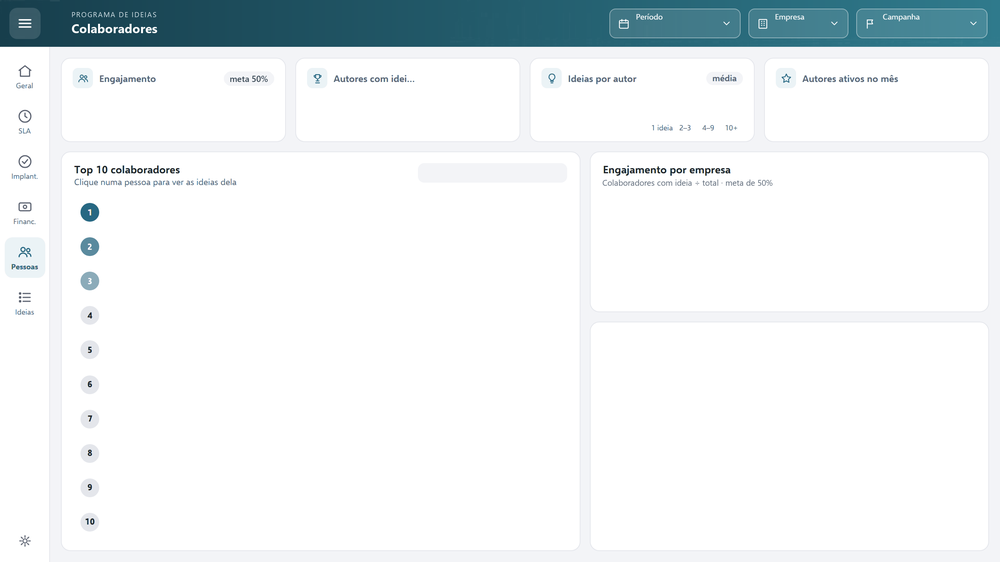
#> input picture powerbi/PainelIdeias.Report/StaticResources/RegisteredResources/Fundo_colaboradores.png, 1000 x 562 px, shrunk from 2560 x 1440 before the run
$ python -i cores.py   (imports and definitions only)
#> lines starting #> are read from the running program, lines starting #| are printed output that depends on the picture; after the words box and inside, x2 and y2 are one past the last pixel; in counts of white or black regions, pixels touching at a corner belong together
#> further down, picture is the input picture: PIL image 1000x562 RGBA; mean R, G, B, A 234.7, 239.5, 241.3, 255
import colorsys
import re

import numpy as np
from PIL import Image

H_PETROLEO = 197 / 360
H_AMBAR = 43 / 360
S_MIN = 0.03


def _eh_avermelhado(h: float, s: float) -> bool:
    return s >= S_MIN and (h <= 25 / 360 or h >= 300 / 360)


def _novo_h(s: float, v: float) -> float:
    return H_AMBAR if (v >= 0.55 and s >= 0.6) else H_PETROLEO


def remapear_rgb(r: int, g: int, b: int) -> tuple[int, int, int]:
    h, s, v = colorsys.rgb_to_hsv(r / 255, g / 255, b / 255)
    if not _eh_avermelhado(h, s):
        return r, g, b
    nr, ng, nb = colorsys.hsv_to_rgb(_novo_h(s, v), s, v)
    return round(nr * 255), round(ng * 255), round(nb * 255)


def remapear_hex(hex6: str) -> str:
    r, g, b = (int(hex6[i:i + 2], 16) for i in (1, 3, 5))
    nr, ng, nb = remapear_rgb(r, g, b)
    if (nr, ng, nb) == (r, g, b):
        return hex6
    saida = f"#{nr:02X}{ng:02X}{nb:02X}"
    return saida.lower() if hex6[1:].islower() else saida


def remapear_texto(texto: str) -> str:
    return re.sub(r"#[0-9A-Fa-f]{6}(?![0-9A-Fa-f])", lambda m: remapear_hex(m.group(0)), texto)


_INTERP_DAX = re.compile(
    r"(255 - (__\w+) \* )(\d+)(, 0 \) VAR __g = ROUND \( 255 - \2 \* )(\d+)"
    r"(, 0 \) VAR __b = ROUND \( 255 - \2 \* )(\d+)")


def remapear_interpolacao_dax(texto: str) -> str:
    def trocar(m: re.Match) -> str:
        alvo = tuple(255 - int(m.group(i)) for i in (3, 5, 7))
        r, g, b = (255 - c for c in remapear_rgb(*alvo))
        return f"{m.group(1)}{r}{m.group(4)}{g}{m.group(6)}{b}"
    return _INTERP_DAX.sub(trocar, texto)


def recolorir_imagem(img: Image.Image) -> Image.Image:
    rgba = img.convert("RGBA")
    alfa = rgba.getchannel("A")
#> alfa: PIL image 1000x562 L; every value is 255
    hsv = np.array(rgba.convert("RGB").convert("HSV")).astype(np.int32)
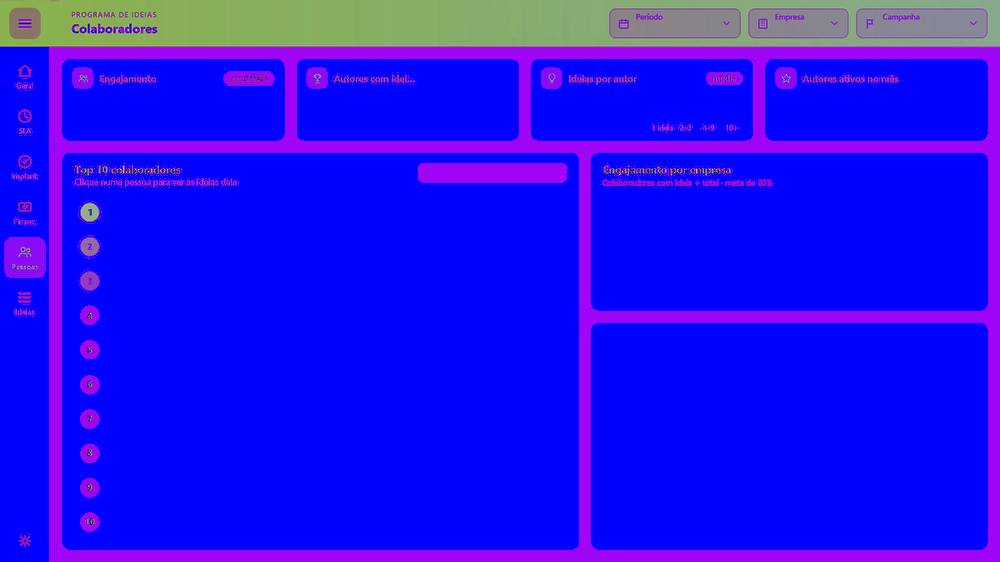
#> hsv: shape (562, 1000, 3) int32; mean R, G, B 32.5, 14.3, 241.3
    h, s, v = hsv[..., 0], hsv[..., 1], hsv[..., 2]
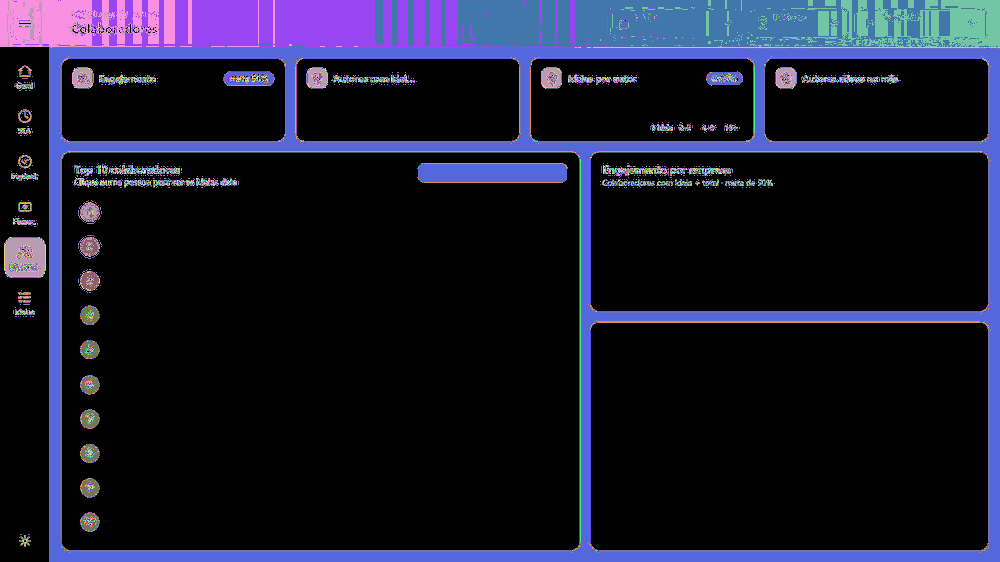
#> h: shape (562, 1000) int32; 166 distinct labels, from 0 to 250; one colour per label, 0 black
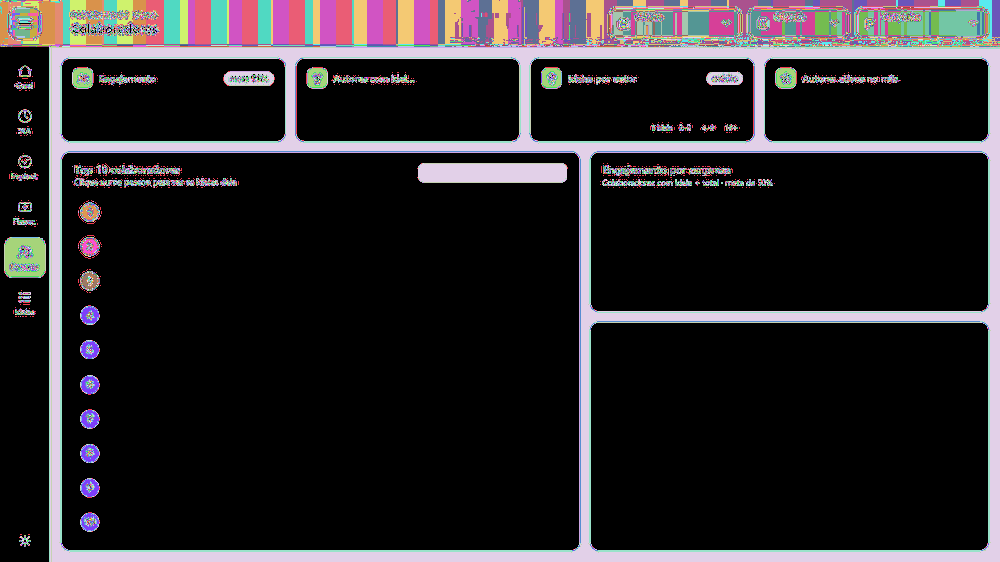
#> s: shape (562, 1000) int32; 238 distinct labels, from 0 to 255; one colour per label, 0 black
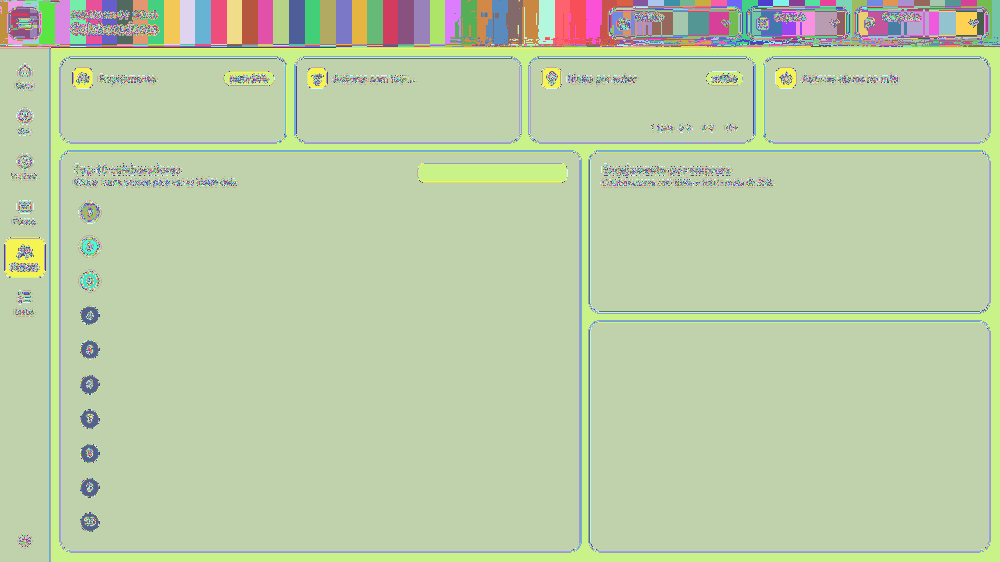
#> v: shape (562, 1000) int32; 241 distinct labels, from 5 to 255; one colour per label, 0 black
    mask = (s >= round(S_MIN * 255)) & ((h <= round(25 / 360 * 255)) | (h >= round(300 / 360 * 255)))
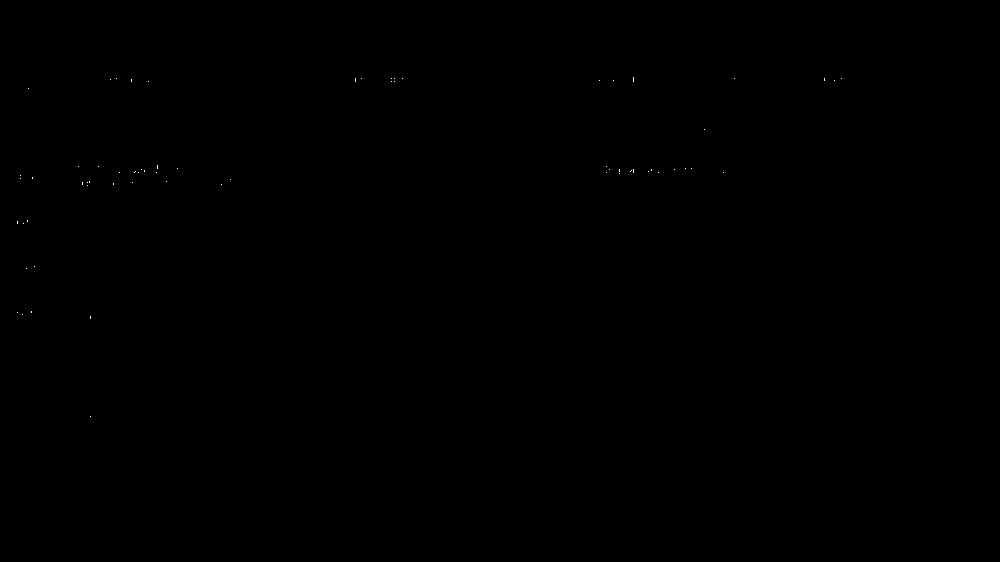
#> mask: shape (562, 1000) bool; 0.02% white in thin lines or dots, all inside (x1, y1, x2, y2) = (17, 77, 842, 417)
    ambar = mask & (v >= round(0.55 * 255)) & (s >= round(0.6 * 255))
#> ambar: shape (562, 1000) bool; every value is 0
    h[mask] = round(H_PETROLEO * 255)
#> h: shape (562, 1000) int32; 151 distinct labels, from 0 to 244
    h[ambar] = round(H_AMBAR * 255)
    out = Image.fromarray(hsv.astype(np.uint8), "HSV").convert("RGB").convert("RGBA")
    out.putalpha(alfa)
    return out

>>> from PIL import Image
>>> picture = Image.open('../powerbi/PainelIdeias.Report/StaticResources/RegisteredResources/Fundo_colaboradores.png')
>>> result = recolorir_imagem(picture)

$ run again, on powerbi/PainelIdeias.Report/StaticResources/RegisteredResources/Fundo_financeiro.png
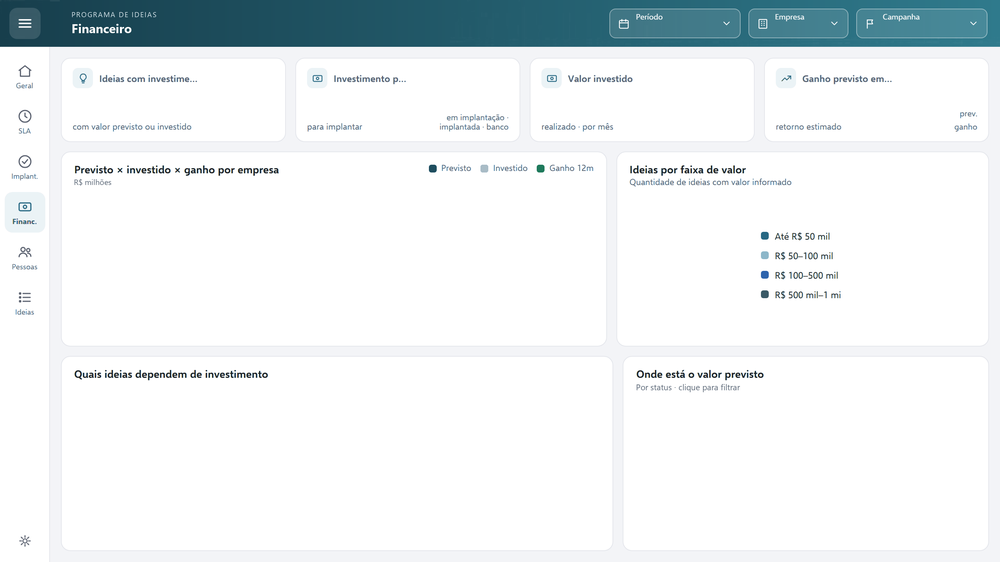
#> input picture powerbi/PainelIdeias.Report/StaticResources/RegisteredResources/Fundo_financeiro.png, 1000 x 562 px, shrunk from 2560 x 1440 before the run
#> picture is the input picture: PIL image 1000x562 RGBA; mean R, G, B, A 233.9, 238.8, 240.6, 255
#> alfa: PIL image 1000x562 L; every value is 255
#> in recolorir_imagem, `h, s, v = hsv[..., 0], hsv[..., 1], hsv[..., 2]`:
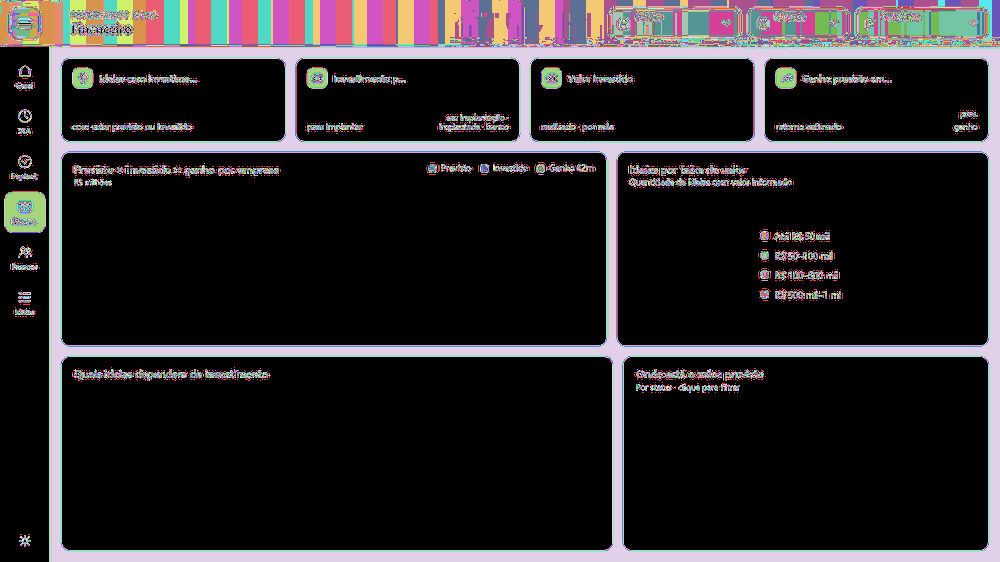
#> s: shape (562, 1000) int32; 245 distinct labels, from 0 to 255; one colour per label, 0 black
#> in recolorir_imagem, `h, s, v = hsv[..., 0], hsv[..., 1], hsv[..., 2]`:
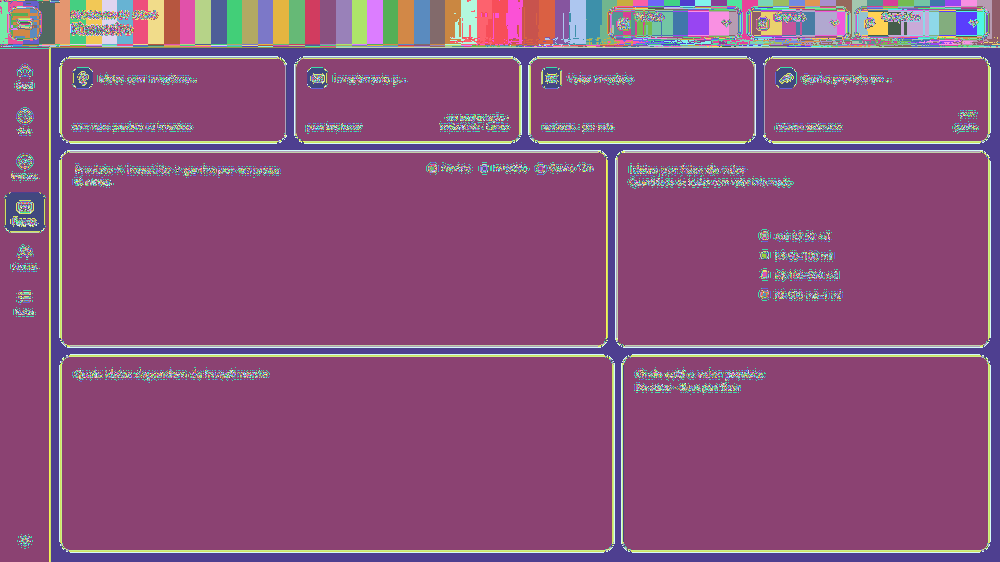
#> v: shape (562, 1000) int32; 247 distinct labels, from 0 to 255; one colour per label, 0 black
#> mask: shape (562, 1000) bool; 0.03% white in thin lines or dots, all inside (x1, y1, x2, y2) = (16, 76, 967, 378)
#> ambar: shape (562, 1000) bool; every value is 0

$ run again, on powerbi/PainelIdeias.Report/StaticResources/RegisteredResources/Fundo_geral.png
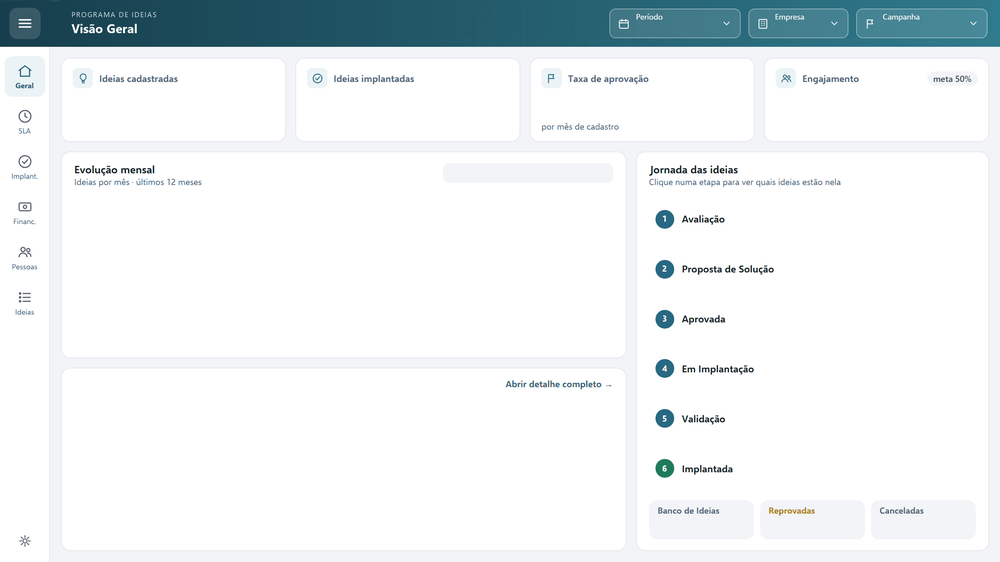
#> input picture powerbi/PainelIdeias.Report/StaticResources/RegisteredResources/Fundo_geral.png, 1000 x 562 px, shrunk from 2560 x 1440 before the run
#> picture is the input picture: PIL image 1000x562 RGBA; mean R, G, B, A 233.6, 238.6, 240.4, 255
#> alfa: PIL image 1000x562 L; every value is 255
#> in recolorir_imagem, `h, s, v = hsv[..., 0], hsv[..., 1], hsv[..., 2]`:
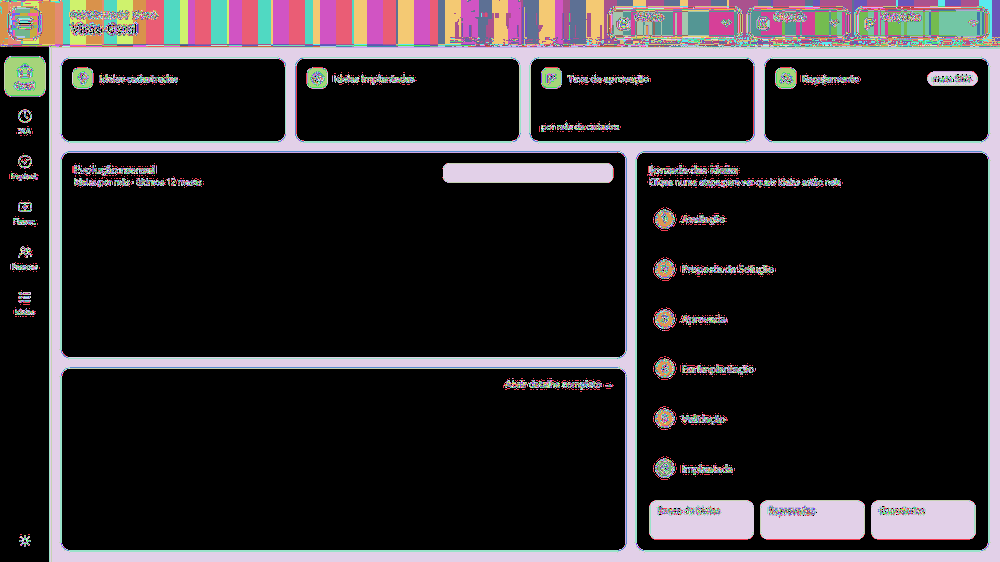
#> s: shape (562, 1000) int32; 248 distinct labels, from 0 to 255; one colour per label, 0 black
#> in recolorir_imagem, `h, s, v = hsv[..., 0], hsv[..., 1], hsv[..., 2]`:
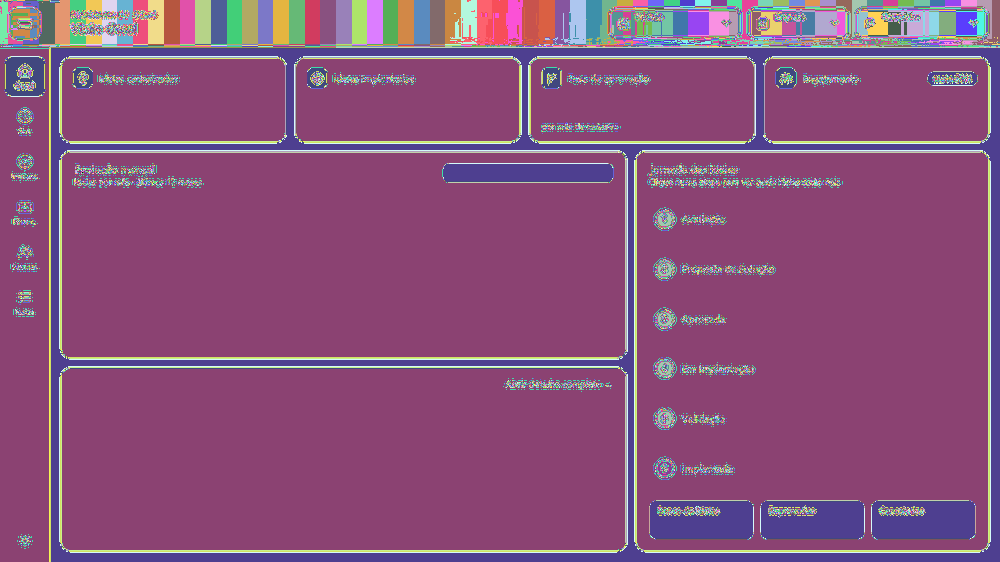
#> v: shape (562, 1000) int32; 240 distinct labels, from 0 to 255; one colour per label, 0 black
#> mask: shape (562, 1000) bool; 0.03% white in thin lines or dots, all inside (x1, y1, x2, y2) = (16, 77, 909, 515)
#> ambar: shape (562, 1000) bool; every value is 0

$ run again, on powerbi/PainelIdeias.Report/StaticResources/RegisteredResources/Fundo_ideias.png
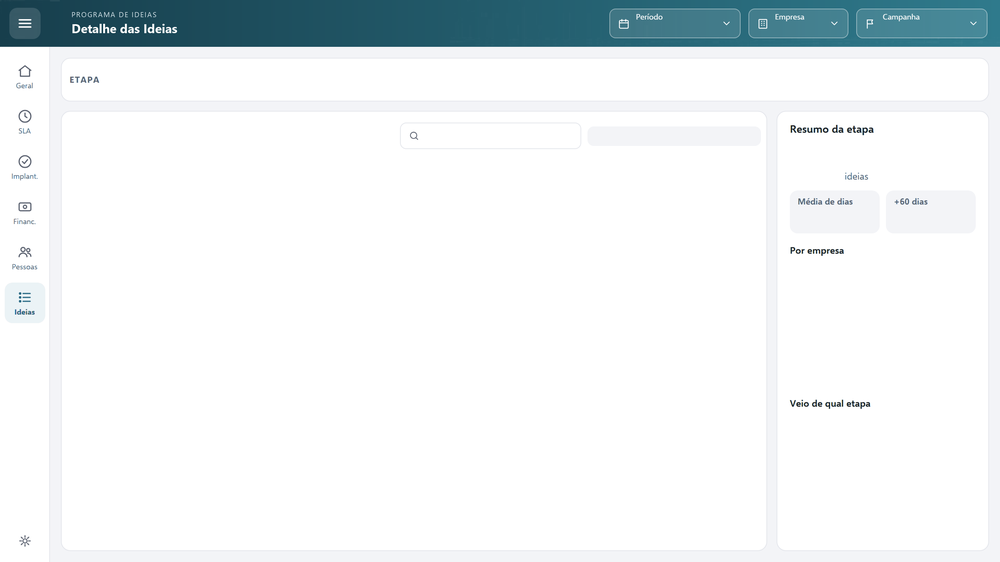
#> input picture powerbi/PainelIdeias.Report/StaticResources/RegisteredResources/Fundo_ideias.png, 1000 x 562 px, shrunk from 2560 x 1440 before the run
#> picture is the input picture: PIL image 1000x562 RGBA; mean R, G, B, A 235.6, 240.3, 241.9, 255
#> alfa: PIL image 1000x562 L; every value is 255
#> in recolorir_imagem, `h, s, v = hsv[..., 0], hsv[..., 1], hsv[..., 2]`:
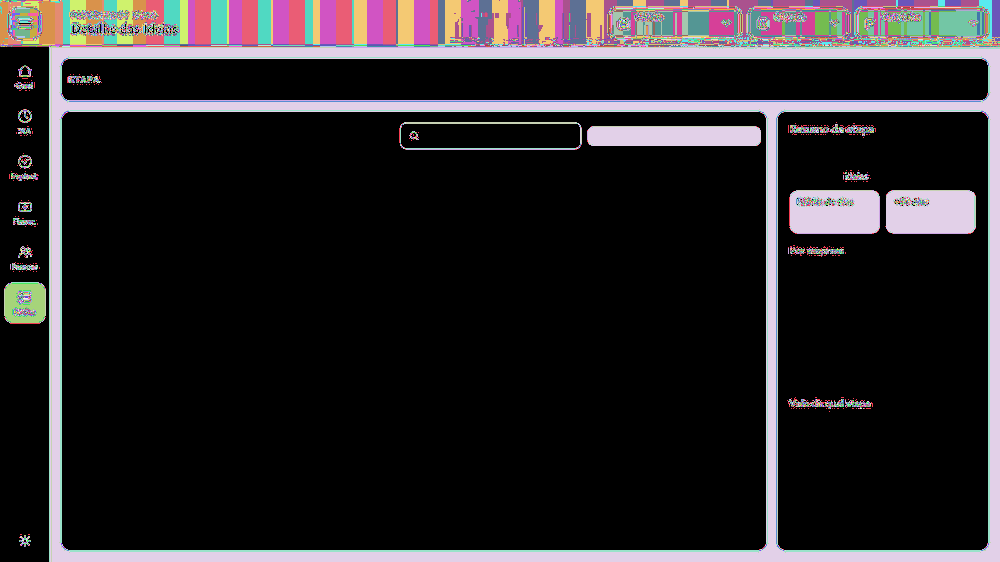
#> s: shape (562, 1000) int32; 246 distinct labels, from 0 to 255; one colour per label, 0 black
#> in recolorir_imagem, `h, s, v = hsv[..., 0], hsv[..., 1], hsv[..., 2]`:
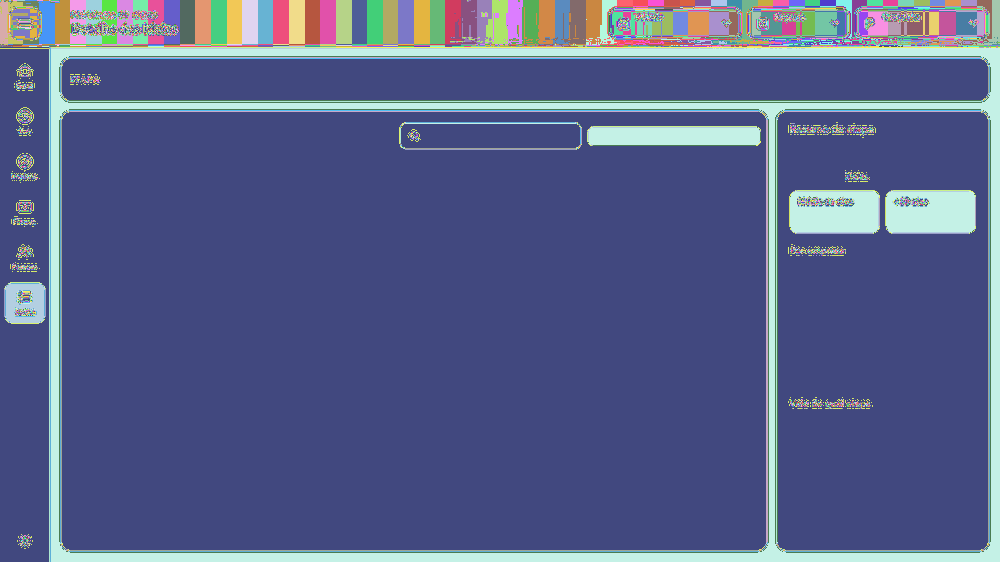
#> v: shape (562, 1000) int32; 237 distinct labels, from 9 to 255; one colour per label, 0 black
#> mask: shape (562, 1000) bool; 0.01% white in thin lines or dots, all inside (x1, y1, x2, y2) = (16, 77, 901, 407)
#> ambar: shape (562, 1000) bool; every value is 0
